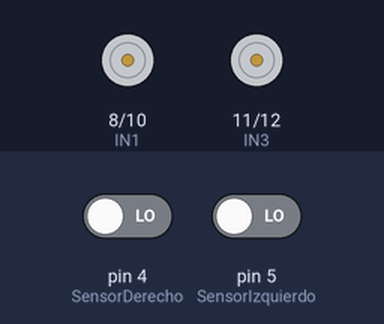
Bench run of a sketch on a simulated Arduino Uno, built with avr-gcc and run on an emulated ATmega328P. On the bench: motor-driver pin pairs drawn as motors (green arrow = first pin HIGH = forward, orange = second pin HIGH = backward, longer = more drive, scaled by the enable pin). Inputs (shaded band) come from the test bench; at power-on: pin 4 (SensorDerecho) LOW, pin 5 (SensorIzquierdo) LOW.

Above: at 0.8 s.
0.9 s: pin 4 (SensorDerecho) driven HIGH
At 2.1 s:
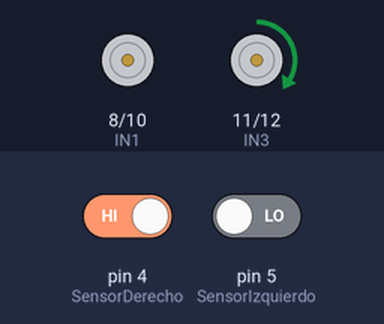
2.4 s: pin 5 (SensorIzquierdo) driven HIGH
At 3.5 s:
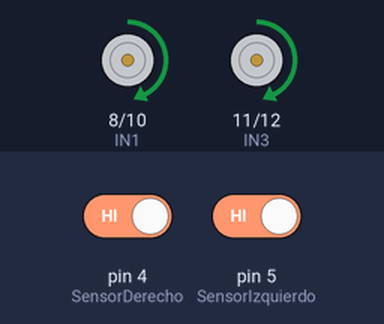
3.9 s: pin 4 (SensorDerecho) driven LOW
At 4.6 s:
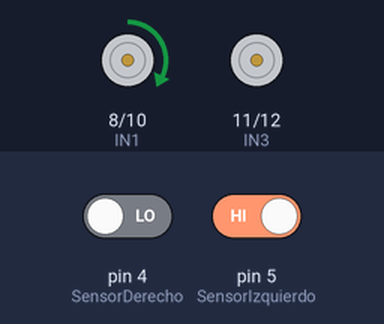
Timing chart, 0 to 6.9 s (numbered marks = the images above; inputs shaded):
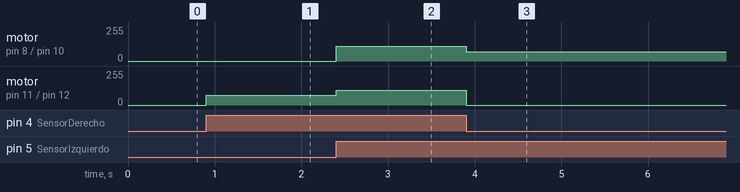

The sketch:

robotica76_seguidor_de__linea_nadia.ino
```cpp
// generated by mBlock5 for <your product>
// codes make you happy

#include <Arduino.h>
#include <Wire.h>
#include <SoftwareSerial.h>

float ver = 1;
float velocidad = 80;

float ENA = 6;
float ENB = 3;

float IN1 = 8;
float IN2 = 10;
float IN3 = 11;
float IN4 = 12;

float SensorDerecho = 4;
float SensorIzquierdo = 5;
float no_ver = 0;
float SensorDerechoValor = 0;
float SensorIzquierdoValor = 0;

void Sensor_Derecho(){
  if(digitalRead(SensorDerecho)){
    SensorDerechoValor = ver;

  }else{
    SensorDerechoValor = no_ver;

  }

}
void Sensor_Izquierdo(){
  if(digitalRead(SensorIzquierdo)){
    SensorIzquierdoValor = ver;

  }else{
    SensorIzquierdoValor = no_ver;

  }

}
void robot_detiene(){
  analogWrite(ENA,0);
  analogWrite(ENB,0);

}

void robot_adelante(){
  analogWrite(ENA,velocidad+30);
  digitalWrite(IN1,HIGH);
  digitalWrite(IN2,0);
  analogWrite(ENB,velocidad+30);
  digitalWrite(IN3,HIGH);
  digitalWrite(IN4,0);

}

void robot_derecha(){
  analogWrite(ENA,velocidad-10);
  digitalWrite(IN1,HIGH);
  digitalWrite(IN2,0);
  analogWrite(ENB,0);
  digitalWrite(IN3,0);
  digitalWrite(IN4,HIGH);

}
void robot_izquierda(){
  analogWrite(ENA,0);
  digitalWrite(IN1,0);
  digitalWrite(IN2,HIGH);
  analogWrite(ENB,velocidad-5);
  digitalWrite(IN3,HIGH);
  digitalWrite(IN4,0);

}

void _delay(float seconds) {
  long endTime = millis() + seconds * 1000;
  while(millis() < endTime) _loop();
}

void setup() {
  Serial.begin(9600);
  pinMode(SensorDerecho,INPUT);
  pinMode(SensorIzquierdo,INPUT);
  pinMode(ENA,OUTPUT);
  pinMode(IN1,OUTPUT);
  pinMode(IN2,OUTPUT);
  pinMode(ENB,OUTPUT);
  pinMode(IN3,OUTPUT);
  pinMode(IN4,OUTPUT);
  // El robot puede ver la linea negra cuando recibe un valor de 1 del sensor
  ver = 1;
  // El robot no ve la linea negra cuando recibe un valor de 0
  no_ver = 0;
  SensorDerechoValor = 0;
  SensorIzquierdoValor = 0;

  // Repetir las decisiones de movimiento del robot PARA SIEMPRE
  while(1) {
      Sensor_Derecho();
      Sensor_Izquierdo();
      //Serial.println(SensorDerechoValor);

      // SI el sensor derecho pueder y el sensor
      // izquierdo puede ver, ENTONCES el robot avanza
      if((SensorDerechoValor == ver)  &&  (SensorIzquierdoValor == ver)){
        robot_adelante();
        // Serial.println("Avanza");

      }
      // SI el sensor derecho NO puede ver y el sensor
      // izquierdo NO puede ver, ENTONCES el robot se detiene
      if((!((SensorDerechoValor == ver)))  &&  (!((SensorIzquierdoValor == ver)))){
        //robot_detiene();

      }
      // SI el sensor derecho puede ver y el sensor izquierdo
      // NO puede ver, ENTONCES mueve el robot a la derecha
      if((SensorDerechoValor == ver)  &&  (!((SensorIzquierdoValor == ver)))){
        robot_izquierda();

      }
      // SI el sensor derecho NO puede ver y el sensor izquierdo
      // puede ver, ENTONCES mueve el robot a la izquierda
      if((!((SensorDerechoValor == ver)))  &&  (SensorIzquierdoValor == ver)){
        robot_derecha();

      }

      _loop();
  }

}

void _loop() {
}

void loop() {
  _loop();
}
```

Measured:
- after the input at 0.9 s, motor on pin 11 (IN3) / pin 12 (IN4): stopped → forward 75/255 at once
- after the input at 2.4 s, motor on pin 8 (IN1) / pin 10 (IN2): stopped → forward 110/255 at once; motor on pin 11 (IN3) / pin 12 (IN4): forward 75/255 → forward 110/255 at once
- after the input at 3.9 s, motor on pin 8 (IN1) / pin 10 (IN2): forward 110/255 → forward 70/255 at once; motor on pin 11 (IN3) / pin 12 (IN4): forward 110/255 → stopped at once
